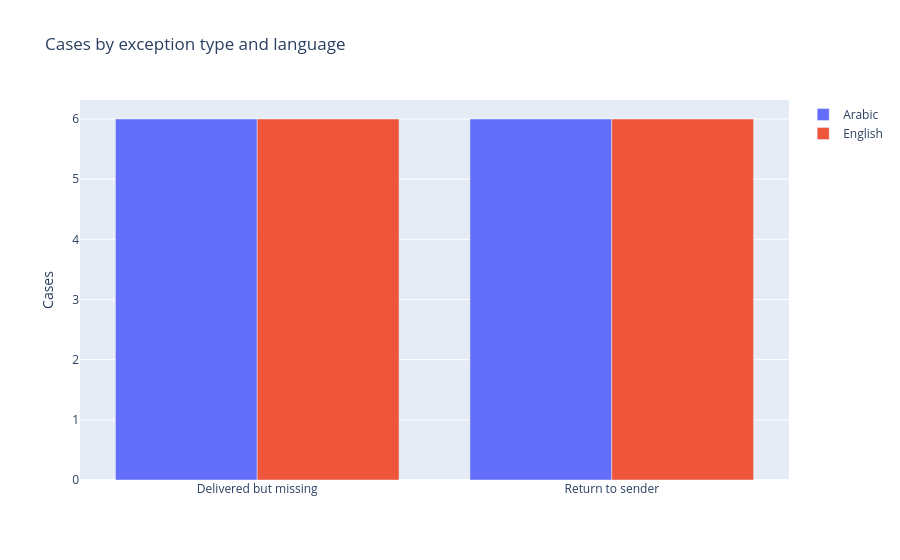
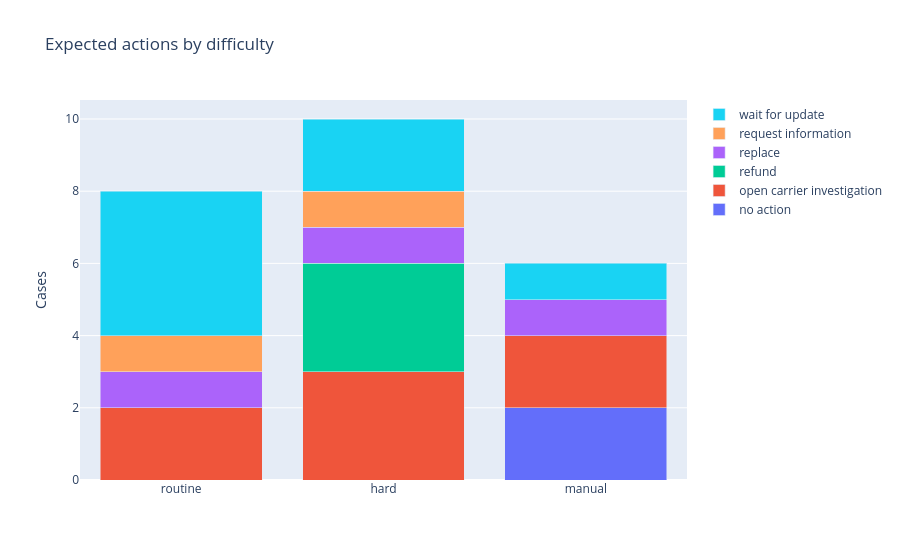
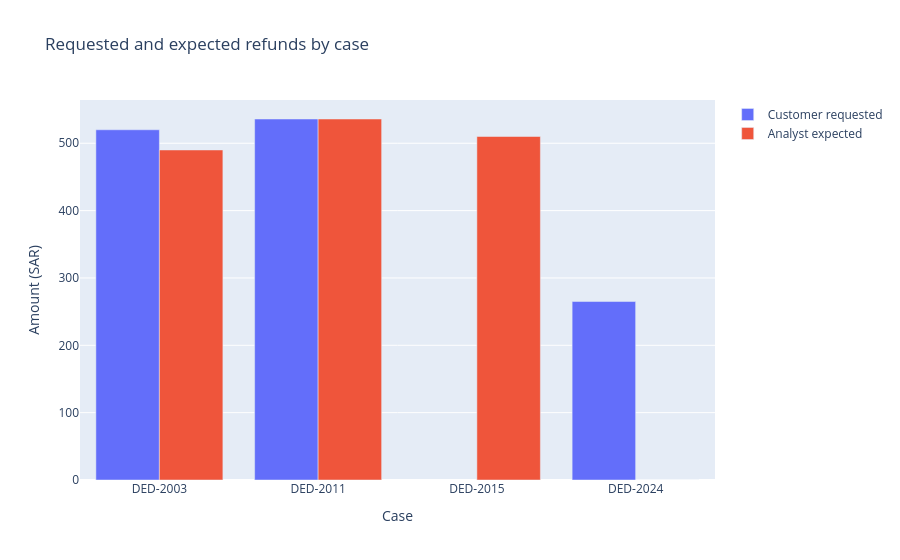

These figures' notebook cell, in order:
### Markdown cell above
### Case mix and refund amounts

Which actions are common in each difficulty group? Find a case where the amount requested differs from the expected refund and check why.

### Code cell
exception_names = {
    "delivered_not_received": "Delivered but missing",
    "return_to_sender": "Return to sender",
}
mix = Counter((case["language"], case["exception_type"]) for case in cases)
mix_chart = go.Figure()
for language, name in (("ar", "Arabic"), ("en", "English")):
    mix_chart.add_bar(
        name=name,
        x=list(exception_names.values()),
        y=[mix[language, exception] for exception in exception_names],
    )
mix_chart.update_layout(title="Cases by exception type and language", barmode="group", yaxis_title="Cases")
mix_chart.show()

difficulties = ["routine", "hard", "manual"]
difficulty_counts = Counter((label["difficulty"], label["action"]) for label in labels)
difficulty_chart = go.Figure()
for action in sorted({label["action"] for label in labels}):
    difficulty_chart.add_bar(
        name=action.replace("_", " "),
        x=difficulties,
        y=[difficulty_counts[difficulty, action] for difficulty in difficulties],
    )
difficulty_chart.update_layout(title="Expected actions by difficulty", barmode="stack", yaxis_title="Cases")
difficulty_chart.show()

refund_cases = [
    case for case in cases
    if case["requested_refund_sar"] is not None or gold_by_id[case["case_id"]]["refund_sar"] > 0
]
refund_chart = go.Figure()
refund_chart.add_bar(
    name="Customer requested",
    x=[case["case_id"] for case in refund_cases],
    y=[case["requested_refund_sar"] for case in refund_cases],
)
refund_chart.add_bar(
    name="Analyst expected",
    x=[case["case_id"] for case in refund_cases],
    y=[gold_by_id[case["case_id"]]["refund_sar"] for case in refund_cases],
)
refund_chart.update_layout(
    title="Requested and expected refunds by case",
    barmode="group",
    xaxis={"type": "category", "title": "Case"},
    yaxis_title="Amount (SAR)",
)
refund_chart.show()

### Figure 1 — Plotly figure (JSON) as saved in the notebook; plotly's stock layout.template omitted (floating-point values rounded to 4 significant figures)
{"data": [{"name": "Arabic", "type": "bar", "x": ["Delivered but missing", "Return to sender"], "y": [6, 6]}, {"name": "English", "type": "bar", "x": ["Delivered but missing", "Return to sender"], "y": [6, 6]}], "layout": {"barmode": "group", "title": {"text": "Cases by exception type and language"}, "yaxis": {"title": {"text": "Cases"}}}}

### Figure 2 — Plotly figure (JSON) as saved in the notebook; plotly's stock layout.template omitted (floating-point values rounded to 4 significant figures)
{"data": [{"name": "no action", "type": "bar", "x": ["routine", "hard", "manual"], "y": [0, 0, 2]}, {"name": "open carrier investigation", "type": "bar", "x": ["routine", "hard", "manual"], "y": [2, 3, 2]}, {"name": "refund", "type": "bar", "x": ["routine", "hard", "manual"], "y": [0, 3, 0]}, {"name": "replace", "type": "bar", "x": ["routine", "hard", "manual"], "y": [1, 1, 1]}, {"name": "request information", "type": "bar", "x": ["routine", "hard", "manual"], "y": [1, 1, 0]}, {"name": "wait for update", "type": "bar", "x": ["routine", "hard", "manual"], "y": [4, 2, 1]}], "layout": {"barmode": "stack", "title": {"text": "Expected actions by difficulty"}, "yaxis": {"title": {"text": "Cases"}}}}

### Figure 3 — Plotly figure (JSON) as saved in the notebook; plotly's stock layout.template omitted (floating-point values rounded to 4 significant figures)
{"data": [{"name": "Customer requested", "type": "bar", "x": ["DED-2003", "DED-2011", "DED-2015", "DED-2024"], "y": [520, 536, null, 265]}, {"name": "Analyst expected", "type": "bar", "x": ["DED-2003", "DED-2011", "DED-2015", "DED-2024"], "y": [490, 536, 510, 0]}], "layout": {"barmode": "group", "title": {"text": "Requested and expected refunds by case"}, "xaxis": {"title": {"text": "Case"}, "type": "category"}, "yaxis": {"title": {"text": "Amount (SAR)"}}}}
